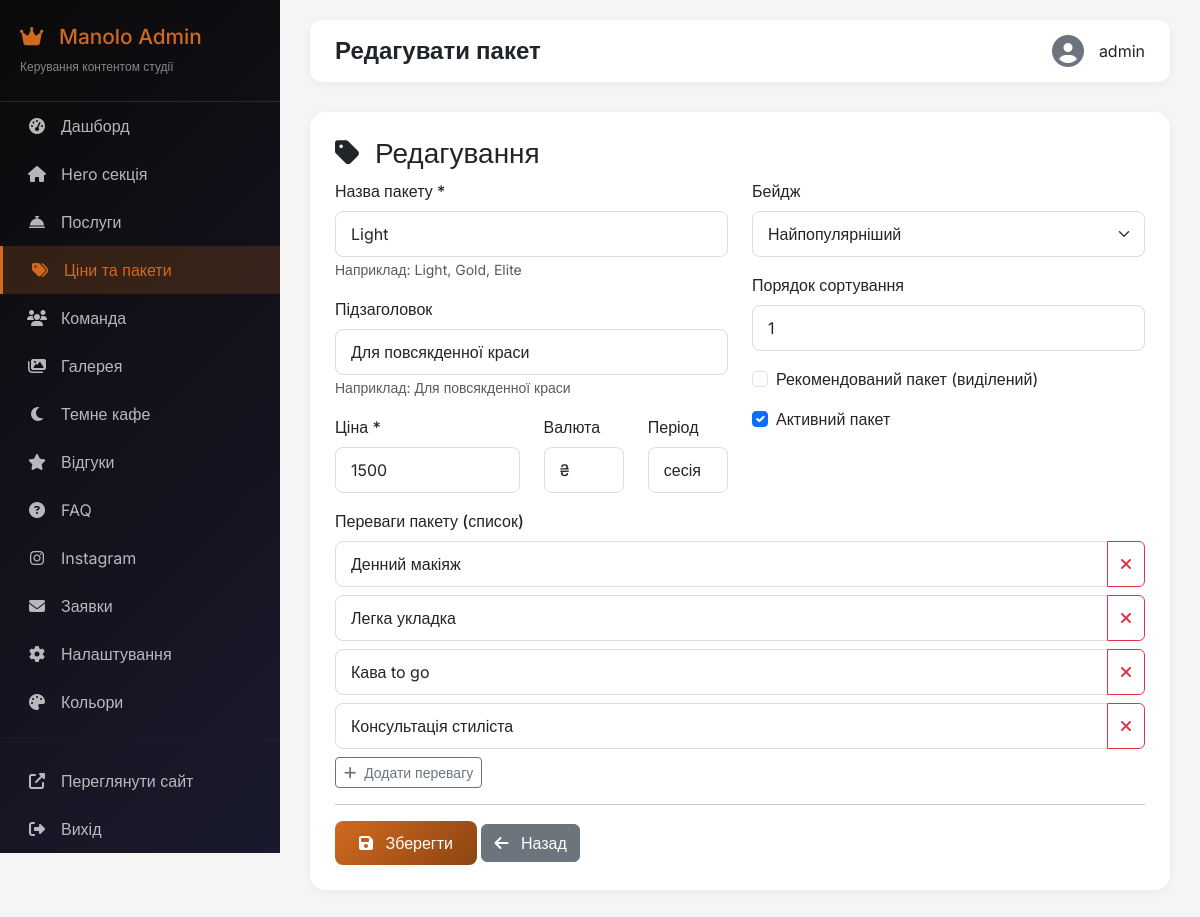
/admin/pricing/edit/1 (signed in), run on the app's committed database.
### app.py (models this page shows)
class PricingPackage(db.Model):
    __tablename__ = 'pricing_packages'
    id = db.Column(db.Integer, primary_key=True)
    name = db.Column(db.String(50), nullable=False)
    subtitle = db.Column(db.String(100))
    price = db.Column(db.Integer, nullable=False, default=0)
    currency = db.Column(db.String(10), default='₴')
    period = db.Column(db.String(20), default='сесія')
    features = db.Column(db.Text)
    badge = db.Column(db.String(50))
    is_featured = db.Column(db.Boolean, default=False)
    order = db.Column(db.Integer, default=0)
    is_active = db.Column(db.Boolean, default=True)

### app.py (the view, shortened to what this page needs)
@app.route('/admin/pricing/add', methods=['GET', 'POST'])
@app.route('/admin/pricing/edit/<int:id>', methods=['GET', 'POST'])
@login_required
def admin_pricing_edit(id=None):
    package = PricingPackage.query.get(id) if id else PricingPackage()
    features = json.loads(package.features) if package.features else []
    return render_template('admin/pricing_edit.html', package=package, features=features)

### app.py (called while the page is built)
def login_required(f):
    @wraps(f)
    def decorated_function(*args, **kwargs):
        if not session.get('admin_logged_in'):
            flash('Будь ласка, увійдіть в адмін-панель', 'warning')
            return redirect(url_for('admin_login'))
        return f(*args, **kwargs)
    return decorated_function

### templates/admin/pricing_edit.html (shortened to what this page needs)
{% extends "admin/layout.html" %}
{% block title %}{{ 'Редагувати' if package.id else 'Додати' }} пакет{% endblock %}
{% block content %}
<div class="admin-card">
    <h3><i class="fas fa-tag me-2"></i> {{ 'Редагування' if package.id else 'Новий пакет' }}</h3>
    <form method="POST">
        <div class="row">
            <div class="col-md-6">
                <div class="mb-3">
                    <label class="form-label">Назва пакету *</label>
                    <input type="text" name="name" class="form-control" value="{{ package.name or '' }}" required>
                    <small class="text-muted">Наприклад: Light, Gold, Elite</small>
                </div>
                <div class="mb-3">
                    <label class="form-label">Підзаголовок</label>
                    <input type="text" name="subtitle" class="form-control" value="{{ package.subtitle or '' }}">
                    <small class="text-muted">Наприклад: Для повсякденної краси</small>
                </div>
                <div class="row">
                    <div class="col-md-6">
                        <div class="mb-3">
                            <label class="form-label">Ціна *</label>
                            <input type="number" name="price" class="form-control" value="{{ package.price or 0 }}" required>
                        </div>
                    </div>
                    <div class="col-md-3">
                        <div class="mb-3">
                            <label class="form-label">Валюта</label>
                            <input type="text" name="currency" class="form-control" value="{{ package.currency or '₴' }}">
                        </div>
                    </div>
                    <div class="col-md-3">
                        <div class="mb-3">
                            <label class="form-label">Період</label>
                            <input type="text" name="period" class="form-control" value="{{ package.period or 'сесія' }}">
                        </div>
                    </div>
                </div>
            </div>
            <div class="col-md-6">
                <div class="mb-3">
                    <label class="form-label">Бейдж</label>
                    <select name="badge" class="form-select">
                        <option value="Найпопулярніший" {% if package.badge == 'Найпопулярніший' %}selected{% endif %}>Найпопулярніший</option>
                    </select>
                </div>
                <div class="mb-3">
                    <label class="form-label">Порядок сортування</label>
                    <input type="number" name="order" class="form-control" value="{{ package.order or 0 }}">
                </div>
                <div class="mb-3 form-check">
                    <input type="checkbox" name="is_featured" class="form-check-input" id="is_featured" {% if package.is_featured %}checked{% endif %}>
                    <label class="form-check-label" for="is_featured">Рекомендований пакет (виділений)</label>
                </div>
                <div class="mb-3 form-check">
                    <input type="checkbox" name="is_active" class="form-check-input" id="is_active" {% if package.is_active %}checked{% endif %}>
                    <label class="form-check-label" for="is_active">Активний пакет</label>
                </div>
            </div>
        </div>
        <div class="mb-3">
            <label class="form-label">Переваги пакету (список)</label>
            <div id="features-list">
                {% set features_list = features if features else [] %}
                {% for feature in features_list %}
                <div class="input-group mb-2">
                    <input type="text" name="features[]" class="form-control" value="{{ feature }}">
                    <button type="button" class="btn btn-outline-danger remove-feature">
                        <i class="fas fa-times"></i>
                    </button>
                </div>
                {% endfor %}
            </div>
            <button type="button" class="btn btn-sm btn-outline-secondary" id="add-feature">
                <i class="fas fa-plus me-1"></i> Додати перевагу
            </button>
        </div>
        <hr>
        <div class="mt-3">
            <button type="submit" class="btn btn-primary">
                <i class="fas fa-save me-2"></i> Зберегти
            </button>
            <a href="{{ url_for('admin_pricing') }}" class="btn btn-secondary">
                <i class="fas fa-arrow-left me-2"></i> Назад
            </a>
        </div>
    </form>
</div>
{% endblock %}

### templates/admin/layout.html (style rules this page uses)
* { margin: 0; padding: 0; box-sizing: border-box; }
body { font-family: 'Inter', sans-serif; background: #f5f5f5; }
.admin-card { background: white; border-radius: 16px; padding: 25px; margin-bottom: 25px; box-shadow: 0 2px 10px rgba(0,0,0,0.05); }
.btn-primary { background: linear-gradient(135deg, #D2691E, #8B4513); border: none; padding: 10px 24px; border-radius: 8px; transition: all 0.3s; }
.form-label { font-weight: 500; margin-bottom: 8px; }
.form-control, .form-select { border-radius: 8px; border: 1px solid #ddd; padding: 10px 15px; }

### data on the page
PricingPackage: name "Light", subtitle "Для повсякденної краси", price "1500", currency "₴", period "сесія", badge "Найпопулярніший", order "1", is_active "☑"

### other printed values
{{ 'Редагувати' if package.id else 'Додати' }} "Редагувати"
{{ session.get('admin_username', 'Admin') }} "admin"
{{ 'Редагування' if package.id else 'Новий пакет' }} "Редагування"
